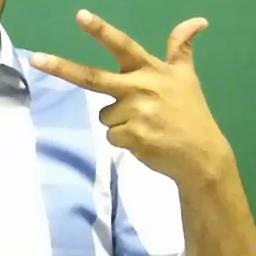
#> input picture Edges detection/hand.jpg, 256 x 256 px
$ jupyter execute 'Edges detection.ipynb'   (shell and % lines are left out)   (older library calls are emulated)
#> lines starting #> are read from the running program, lines starting #| are printed output that depends on the picture
# Edges detection (Sobel, Canny, and Huogh)

### Task 0: Reprenseting Figures

[cell 1]
#Matplotlib is a useful plotting library for python
import matplotlib.pyplot as plt
import numpy as np
import matplotlib.image as mpimg
import cv2

# This code is to make matplotlib figures appear inline in the notebook rather than in a new window.

# set default size of plots
plt.rcParams['figure.figsize'] = (10.0, 8.0)
plt.rcParams['image.interpolation'] = 'nearest'
plt.rcParams['image.cmap'] = 'gray'

In this part, you will load some images and do some operations on them. At the end of this part, please create a new python file `imageMain.py` and copy all of your implemented functions in that file to use them in your future assignments and project. In your submission, include this updated notebook, a PDF of this notebook, and imageMain.py.

[cell 2]
def displayImage(img):
    # Show image
    plt.figure(figsize = (5,5))
    plt.imshow(img)
    plt.axis('off')
    plt.show()

def readImage(imagePath):
    # Your code here
#> called with imagePath = 'hand.jpg'
    return mpimg.imread(imagePath)
#> returned value is the input picture: shape (256, 256, 3); mean R, G, B 178.4, 187.3, 155.2

[cell 3]
image = readImage("hand.jpg")

displayImage(image)

print(image.shape)
#| (256, 256, 3)

## Question 1 (20 points)
Apply Sobel operators to find the edges of the “hand.jpg “ image.

1. Find and show the horizontal and vertical gradients of the image
2. Find and show the gradient magnitude
3. Find and show the gradient directions
4. Analyze the results.

[cell 4]
gray = cv2.cvtColor(image, cv2.COLOR_BGR2GRAY)
img = cv2.GaussianBlur(gray,(3,3),0)
displayImage(img)

sobelx_8u = cv2.Sobel(img,cv2.cv2.CV_32F,1,0,ksize=5)  # x
sobely_8u = cv2.Sobel(img,cv2.cv2.CV_32F,0,1,ksize=5)  # y
sobelxy_8u = cv2.Sobel(img,cv2.cv2.CV_32F,1,1,ksize=5)  # xy
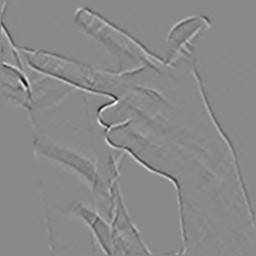
#> sobelxy_8u: shape (256, 256) float32; min -1216, max 1038, mean -0.1; drawn with min black and max white
mag, ang = cv2.cartToPolar(sobelx_8u, sobely_8u)
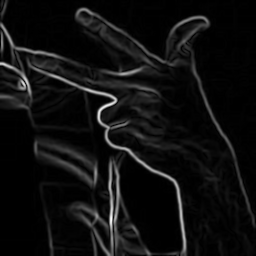
#> mag: shape (256, 256) float32; min 0, max 7588.4, mean 468.7; drawn with min black and max white
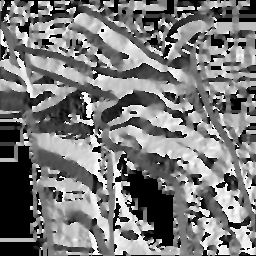
#> ang: shape (256, 256) float32; min 0, max 6.28, mean 3; drawn with min black and max white


plt.subplot(2,2,1),plt.imshow(ang)
plt.title('Angle'), plt.xticks([]), plt.yticks([])
plt.subplot(2,2,2),plt.imshow(mag)
plt.title('Sobel X and Y (Magnitude)'), plt.xticks([]), plt.yticks([])
plt.subplot(2,2,3),plt.imshow(sobelx_8u)
plt.title('Sobel X'), plt.xticks([]), plt.yticks([])
plt.subplot(2,2,4),plt.imshow(sobely_8u)
plt.title('Sobel Y'), plt.xticks([]), plt.yticks([])

plt.show()

### Analysis
sobel filter results usually have poor localization (multiple adjacent pixels)

## Question 2 (20 points)
Apply Canny detector to “hand.jpg” image and compare the results with Sobel operator.

[cell 5]
# Your code here
edges = cv2.Canny(image=img, threshold1=75, threshold2=200) # Canny Edge Detection
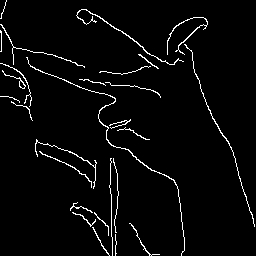
#> edges: shape (256, 256); 3.4% white in thin lines or dots
displayImage(edges)

The Canny technique produces smoother edges (than Sobel) due to the implementation of Non-maxima suppression and thresholding.

## Question 3 (30 points)
Apply Hough transform to detect the center and radius of all eye irises found in 'eyes.zip' images. You need also to display and draw the detected irises on the original images.

[cell 6]
# Write your code here
def eyeIrisDetector(imagePath):

  # Read image
#> called with imagePath = 'eye01.jpg'
  image = readImage(imagePath)
#> call 2 of readImage, with imagePath = 'eye01.jpg'
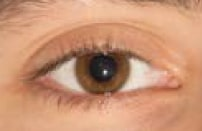
#> input picture Edges detection/eye01.jpg, 202 x 131 px
#> in readImage, returned value is the input picture: shape (131, 202, 3); mean R, G, B 201.4, 148.2, 117.3

  # Convert to gray-scale
  gray = cv2.cvtColor(image, cv2.COLOR_BGR2GRAY)
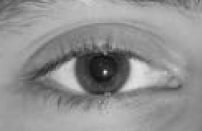
#> gray: shape (131, 202); min 16, max 234, mean 145.1

  # Blur the image to reduce noise
  img_blur = cv2.medianBlur(gray, 5)

  # Apply hough transform on the image
  circles = cv2.HoughCircles(img_blur, cv2.HOUGH_GRADIENT, 1, 20, param1=50, param2=30, minRadius=10, maxRadius=45)
#> circles = [[64.5, 65.5, 32.2], [98.5, 68.5, 25.4]]

  # Draw detected circle
  if circles is not None:
      circles = np.uint16(np.around(circles))
#> circles = [[64, 66, 32], [98, 68, 25]]
      for i in circles[0, :1]:
          # Draw outer circle
          cv2.circle(image, (i[0], i[1]), i[2], (0, 255, 0), 2)
          # Draw inner circle
          cv2.circle(image, (i[0], i[1]), 2, (0, 0, 255), 3)
#> this loop made 1 pass

  displayImage(image)

eyeIrisDetector('eye01.jpg')
eyeIrisDetector('eye02.jpg')
#> call 2 of eyeIrisDetector, with imagePath = 'eye02.jpg'
#> call 3 of readImage, with imagePath = 'eye02.jpg'
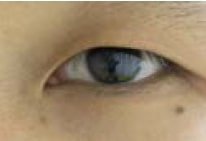
#> input picture Edges detection/eye02.jpg, 206 x 141 px
#> in readImage, returned value is the input picture: shape (141, 206, 3); mean R, G, B 157.6, 135.5, 105.6
#> in eyeIrisDetector (call 2), `gray = cv2.cvtColor(image, cv2.COLOR_BGR2GRAY)`:
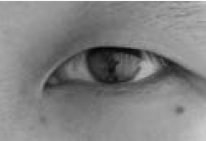
#> gray: shape (141, 206); min 4, max 252, mean 129
#> in eyeIrisDetector (call 2), `circles = cv2.HoughCircles(img_blur, cv2.HOUGH_GRADIENT, 1, 20, param1..`: circles = [[110.5, 58.5, 25.1]]
#> in eyeIrisDetector (call 2), `circles = np.uint16(np.around(circles))`: circles = [[110, 58, 25]]
#> the loop in eyeIrisDetector (call 2), `for i in circles[0, :1]:` made 1 pass
eyeIrisDetector('eye03.jpg')
#> call 3 of eyeIrisDetector, with imagePath = 'eye03.jpg'
#> call 4 of readImage, with imagePath = 'eye03.jpg'
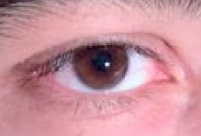
#> input picture Edges detection/eye03.jpg, 201 x 136 px
#> in readImage, returned value is the input picture: shape (136, 201, 3); mean R, G, B 201.6, 146.5, 157
#> in eyeIrisDetector (call 3), `gray = cv2.cvtColor(image, cv2.COLOR_BGR2GRAY)`:
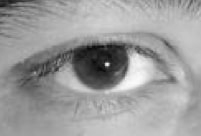
#> gray: shape (136, 201); min 10, max 250, mean 155.9
#> in eyeIrisDetector (call 3), `circles = cv2.HoughCircles(img_blur, cv2.HOUGH_GRADIENT, 1, 20, param1..`: circles = [[100.5, 60.5, 28.9], [142.5, 68.5, 37.7]]
#> in eyeIrisDetector (call 3), `circles = np.uint16(np.around(circles))`: circles = [[100, 60, 29], [142, 68, 38]]
#> the loop in eyeIrisDetector (call 3), `for i in circles[0, :1]:` made 1 pass
